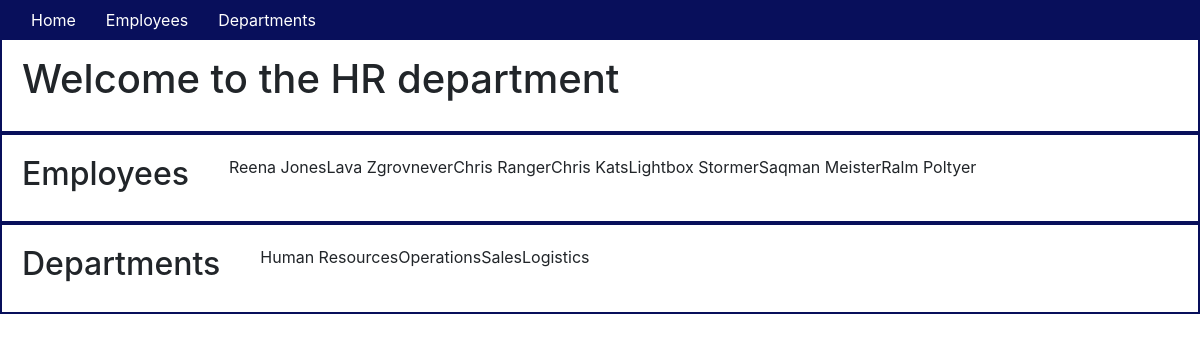
The page / on the database its author committed.
### app/models.py (models this page shows, shortened)
class Employee(db.Model):
    id = db.Column(db.Integer, primary_key=True)
    first_name = db.Column(db.String(64))
    last_name = db.Column(db.String(64), index=True)
    departments = db.relationship('Department', secondary=links, backref='employee', lazy='dynamic')

class Department(db.Model):
    id = db.Column(db.Integer, primary_key=True)
    name = db.Column(db.String(64))
    employees = db.relationship('Employee', secondary=links, backref='department', lazy='dynamic')

### app/routes.py (the view)
@app.route('/')
def index():
    employees = Employee.query.all()
    departments = Department.query.all()
    return render_template('index.html', title="Home", employees=employees, departments=departments)

### app/templates/index.html
{% extends "base.html" %} {% block content %}
<div class="container-fluid">
    <div class="row">
        <h1>Welcome to the HR department</h1>
    </div>
    <div class="row">
        <h2>Employees</h2>
        <ul>
            {% for employee in employees %}
            <li>{{employee.first_name}} {{employee.last_name}} </li>
        </ul>
        {% endfor %}
    </div>
    <div class="row">
        <h2>Departments</h2>
        <ul>
            {% for department in departments %}
            <li>{{department.name}}</li>
        </ul>
        {% endfor %}
    </div>
</div>
{% endblock %}

### app/static/css/styles.css (style rules this page uses)
.row { padding: 20px; border: solid #080F5B 2px; }
li { list-style-type: none; }

### rows shown on the page
Employee: first_name "Reena", last_name "Jones"
Employee: first_name "Lava", last_name "Zgrovnever"
Employee: first_name "Chris", last_name "Ranger"
Employee: first_name "Chris", last_name "Kats"
Employee: first_name "Lightbox", last_name "Stormer"
Employee: first_name "Saqman", last_name "Meister"
Employee: first_name "Ralm", last_name "Poltyer"
Department: name "Human Resources"
Department: name "Operations"
Department: name "Sales"
Department: name "Logistics"
